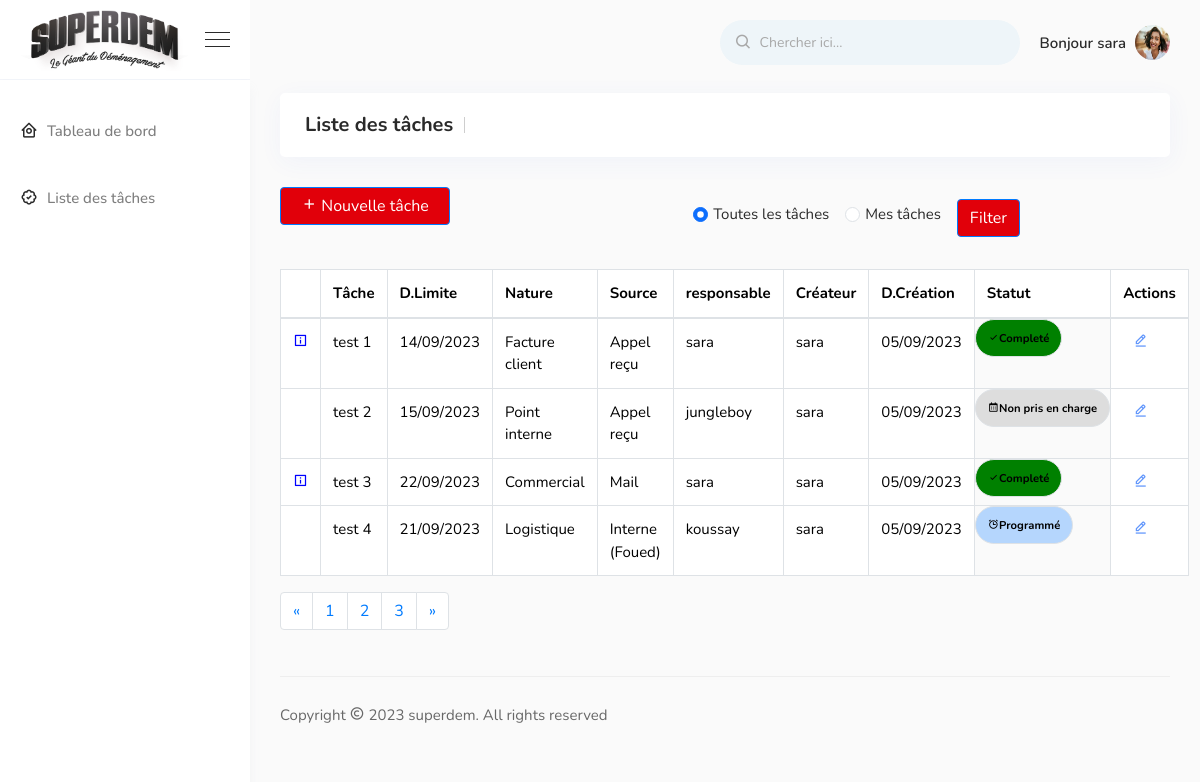
Screenshot of /planTaskk/TaskList (signed in) with the database file from the repository.
### planTaskk/models.py (models this page shows, shortened)
class UserProfile(models.Model):
    user = models.OneToOneField(User, on_delete=models.CASCADE)
    image = models.ImageField(upload_to="users/", default="image/user.jpg")
    biography = models.TextField(blank=True)
    position = models.CharField(max_length=100,blank=True)
    studies = models.CharField(max_length=100, blank=True)
    phone = models.CharField(max_length=15, default="000-000-0000")

class Todo(models.Model):
    datecreation = models.DateTimeField()
    createur = models.TextField()
    source = models.TextField()
    interne = models.TextField(blank=True)
    responsable = models.TextField()
    nature = models.TextField()
    tache = models.TextField()
    status = models.CharField(max_length=30)
    deadline = models.DateTimeField()
    commentaire = models.TextField(blank=True)

### planTaskk/views.py (the view)
# urls.py: path('TaskList', views.TaskList,name='TaskList'),
@login_required(login_url='login')
def TaskList(request):
    user_profile = UserProfile.objects.get(user=request.user)
    toDo = Todo.objects.all()
    filter_option = request.GET.get('filter')
    if filter_option == 'tasks_for_me':
        toDo = toDo.filter(responsable=request.user)
    paginator = Paginator(toDo, 4)  # 4 tâches par page
    page_number = request.GET.get('page')
    page_obj = paginator.get_page(page_number)
    context = {
        'user_profile': user_profile,
        'page_obj': page_obj,
        'employes' : employes,  # Assurez-vous que cette variable est correctement définie
        'current_page' : 1,
        'filter_option': filter_option  # Ajoutez l'option de filtre au contexte
    }
    return render(request, 'TaskList.html', context)

### planTaskk/Templates/TaskList.html (shortened to what this page needs)
<!doctype html>
{% load static %}
<html lang="zxx">
<head>
    <link rel="stylesheet" href="https://cdn.jsdelivr.net/npm/sweetalert2@11/dist/sweetalert2.min.css">
    <link href="https://cdn.jsdelivr.net/npm/bootstrap@5.3.1/dist/css/bootstrap.min.css" rel="stylesheet"
>
    <link rel="stylesheet" href="{% static 'css/vendors.min.css' %}" />
    <link rel="stylesheet" href="{% static 'css/style14.css' %}" />
    <link rel="stylesheet" href="{% static 'css/responsive.css' %}" />
</head>
<body>
    <div class="sidemenu-area">
        <div class="sidemenu-header">
            <div class="navbar-brand d-flex align-items-center">
                <img src="{% static 'image/logo-superdem.png'%}" alt="image">
           </div>
            <div class="burger-menu d-none d-lg-block">
                <span class="top-bar"></span>
                <span class="middle-bar"></span>
                <span class="bottom-bar"></span>
            </div>
        </div>
        <div class="sidemenu-body">
            <ul class="sidemenu-nav metisMenu h-100" id="sidemenu-nav" data-simplebar>
                <li class="nav-item">
                    <a href="{% url 'dashboard' %}" class="nav-link" aria-expanded="false">
                        <span class="icon"><i class='bx bx-home-circle'></i></span>
                        <span class="menu-title">Tableau de bord</span>
                    </a>
                </li>
                <li class="nav-item ">
                    <a href="{% url 'TaskList' %}" class="nav-link">
                        <span class="icon"><i class='bx bx-badge-check'></i></span>
                        <span class="menu-title">Liste des tâches</span>
                    </a>
                </li>
        </div>
    </div>
    <div class="main-content d-flex flex-column">
        <nav class="navbar top-navbar navbar-expand">
            <div class="collapse navbar-collapse" id="navbarSupportContent">
                <form method="get" class="nav-search-form d-none ml-auto d-md-block">
                    <label><i class='bx bx-search'></i></label>
                    <input type="text" class="form-control" onkeyup="searchFunction()" id="searchInput"
                        placeholder="Chercher ici...">
                </form>
                <ul class="navbar-nav right-nav align-items-center">
                    <li class="nav-item dropdown profile-nav-item">
                        <a href="#" class="nav-link dropdown-toggle" role="button" data-toggle="dropdown"
                            aria-haspopup="true" aria-expanded="false">
                            <div class="menu-profile">
                                {% if request.user.is_authenticated %}
                                <span class="name">Bonjour {{ request.user.username }}</span>
                                <img src="{{ user_profile.image.url }}" class="rounded-circle" alt="image">
                                {% endif %}
                            </div>
                        </a>
                    </li>
                </ul>
            </div>
        </nav>
        <div class="breadcrumb-area">
            <h1>Liste des tâches</h1>
        </div>
            <form method="GET" action="{% url 'TaskList' %}">
                <div class="div-btn d-flex justify-content-start">
                    <button type="button" class="btn btn-primary btn-block compose-btn mb-4" style="width:170px;background-color: #e1000a;" data-toggle="modal" data-target="#exampleModal"><i class="bx bx-plus"></i> Nouvelle tâche</button>
                    <div style="position: absolute; right:  180px;">
                        <div class="form-check form-check-inline">
                            <input class="form-check-input" type="radio" name="filter" id="allTasksRadio" value="" checked>
                            <label class="form-check-label" for="allTasksRadio">Toutes les tâches</label>
                        </div>
                        <div class="form-check form-check-inline">
                            <input class="form-check-input" type="radio" name="filter" id="tasksForMeRadio" value="tasks_for_me" {% if filter_option == 'tasks_for_me' %}checked{% endif %}>
                            <label class="form-check-label" for="tasksForMeRadio">Mes tâches</label>
                        </div>
                        <button type="submit" class="btn btn-primary" style="background-color: #e1000a;">Filter</button>
                    </div>
                </div>
            </form>
        <div class="todo-content-area mt-20">
                <div class="todo-area">
                    <div class="todo-list-wrapper">
                        <div class="todo-list">
                            <table class="table table-bordered">
                                <thead>
                                    <tr>
                                        <th></th>
                                        <th scope="col">Tâche</th>
                                        <th scope="col">D.Limite</th>
                                        <th scope="col">Nature</th>
                                        <th scope="col">Source</th>
                                        <th scope="col">responsable</th>
                                        <th scope="col">Créateur</th>
                                        <th scope="col">D.Création</th>
                                        <th scope="col">Statut</th>
                                        <th scope="col">Actions</th>
                                    </tr>
                                </thead>
                                <tbody>
                                    {% for tdo in page_obj %}
                                    <tr>
                                         <td>
                                            {% if tdo.status == 'En cours' and request.user.username == tdo.responsable %}
                                            <a href="#" data-toggle="modal" data-target="#exampleModal{{tdo.id}}"><i class='bx bx-select-multiple'></i></a>
                                            {% elif tdo.status == 'Completé' %}
                                            <a href="#" data-toggle="modal" data-target="#exampleModalInfo{{tdo.id}}"><i class='bx bx-info-square' style="color:blue;"></i></a>
                                                {% endif %}
                                        </td>
                                        <td>{{tdo.tache}}</td>
                                        <td>{{tdo.deadline|date:"d/m/Y" }}</td>
                                        <td>{{tdo.nature}}</td>
                                        {% if tdo.source == 'Interne' %}
                                        <td>{{tdo.source}} ({{tdo.interne}})</td>
                                        {% else %}
                                        <td>{{tdo.source}}</td>
                                        {% endif %}
                                        <td>{{tdo.responsable}}</td>
                                        <td>{{tdo.createur}}</td>
                                        <td>{{tdo.datecreation|date:"d/m/Y" }}</td>
                                        {% if tdo.status == 'Programmé' %}
                                        <td class="badge rounded-pill" style="background-color: #b5d6fd;"><i
                                                class='bx bx-alarm'></i>Programmé</td>
                                        {% elif tdo.status == 'Non pris en charge' %}
                                        <td class="badge rounded-pill" style="background-color: #dddddd;"><i
                                                class='bx bx-calendar'></i>Non pris en charge</td>
                                        {% elif tdo.status == 'Completé' %}
                                        <td class="badge rounded-pill" style="background-color: green;"><i
                                                class='bx bx-check' ></i>Completé</td>
                                        {% elif tdo.status == 'En cours' %}
                                        <td class="badge rounded-pill" style="background-color: rgb(230, 164, 22);"><i
                                                    class='bx bx-fast-forward'></i>En cours</td>
                                        {% endif %}
                                        <td>
                                            {% if request.user.username == tdo.createur %}
                                            <a href="{% url 'edit' tdo.id page_obj.number filter_option %}" class="edit" style="padding: 5px 10px; color: #6096fc; background-color: transparent; transition: background-color 0.3s, color 0.3s;"
                                                onmouseover="this.style.backgroundColor = 'rgba(96, 150, 252, 0.4)';"
                                                onmouseout="this.style.backgroundColor = 'transparent';">
                                                <i class='bx bx-edit-alt' alt="editer"></i>
                                            </a>
                                            {% endif %}
                                        </td>
                                    </tr>
                                    {% endfor %}
                                </tbody>
                            </table>
                            <nav>
                                <ul class="pagination ">
                                    <li class="page-item">
                                        <a class="page-link" href="?page=1&filter={{filter_option}}">
                                            <span aria-hidden="true">&laquo;</span>
                                        </a>
                                    </li>
                                    {% for i in page_obj.paginator.page_range %}
                                    <li class="page-item">
                                        <a class="page-link" href="?page={{i}}&filter={{filter_option}}">{{ i }}</a>
                                    </li>
                                    {% endfor %}
                                    <li class="page-item">
                                        <a class="page-link" href="?page={{ page_obj.paginator.num_pages }}&filter={{filter_option}}">
                                            <span aria-hidden="true">&raquo;</span>
                                        </a>
                                    </li>
                                </ul>
                            </nav>
                        </div>
                    </div>
                </div>
        </div>
        <footer class="footer-area">
            <div class="row align-items-center">
                <div class="col-lg-6 col-sm-6 col-md-6">
                    <p>Copyright <i class='bx bx-copyright'></i> 2023 <a href="#">superdem</a>. All rights
                        reserved</p>
                </div>
            </div>
        </footer>
    </div>
</body>
</html>

### rows the page displays
UserProfile: image (picture)
Todo: tache "test 1", deadline "14/09/2023", nature "Facture client", source "Appel reçu", responsable "sara", createur "sara", datecreation "05/09/2023", status "Completé" (drawn)
Todo: tache "test 2", deadline "15/09/2023", nature "Point interne", source "Appel reçu", responsable "jungleboy", createur "sara", datecreation "05/09/2023", shows "Non pris en charge"
Todo: tache "test 3", deadline "22/09/2023", nature "Commercial", source "Mail", responsable "sara", createur "sara", datecreation "05/09/2023", status "Completé" (drawn)
Todo: tache "test 4", deadline "21/09/2023", nature "Logistique", source "Interne", interne "Foued", responsable "koussay", createur "sara", datecreation "05/09/2023", status "Programmé" (drawn)

### other values shown
{{ request.user.username }} "sara"
{{ i }} "1" "2" "3"
